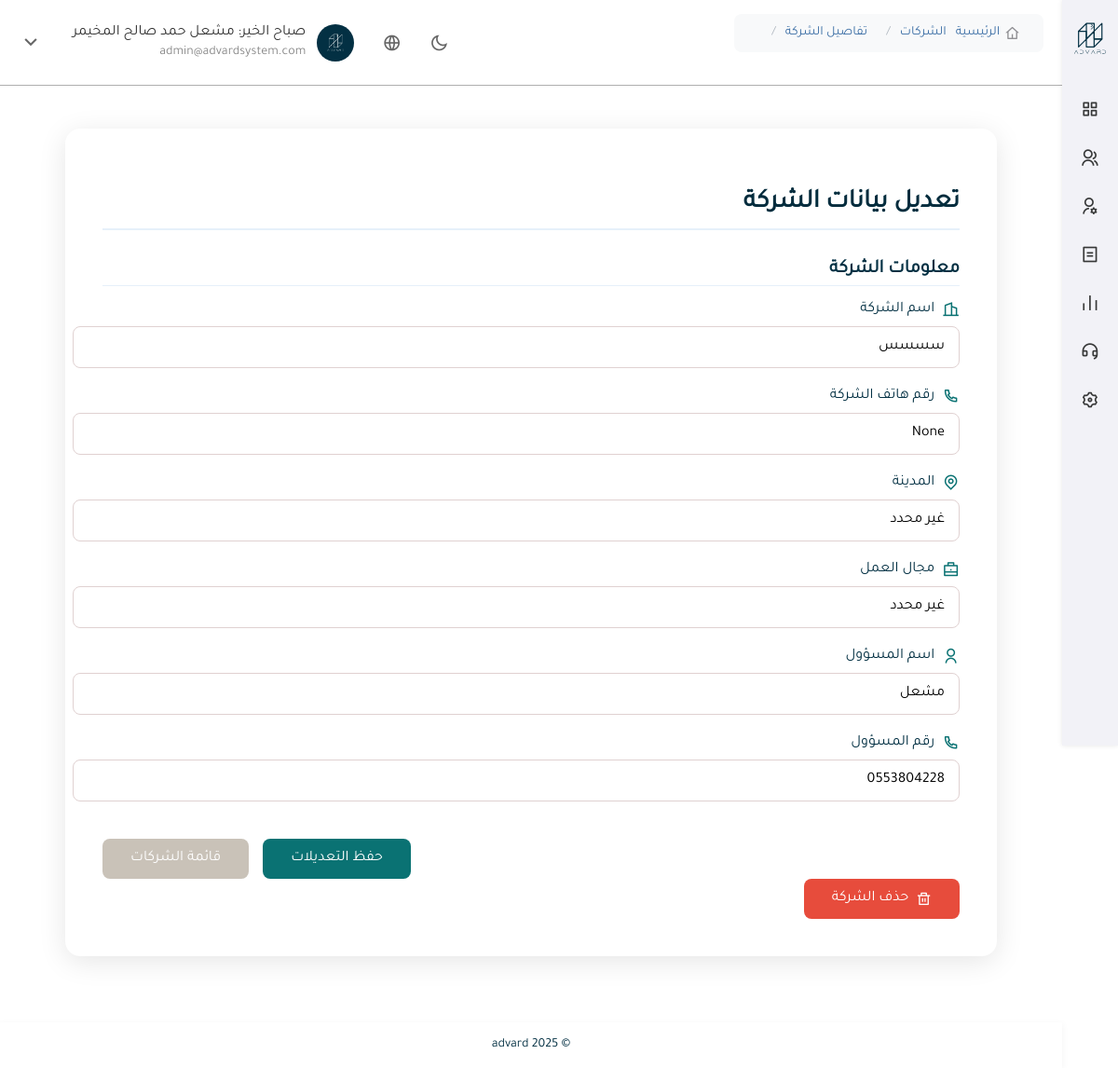
The page /admin-panel/companies/56/ (signed in) on the database its author committed.
### backend/accounts/models.py (models this page shows, shortened)
class CustomUser(AbstractBaseUser, PermissionsMixin):
    USER_TYPES = [
        ('internal_admin', 'مسؤول داخلي'),
        ('internal_employee', 'موظف داخلي'),
        ('client_admin', 'مدير شركة عميلة'),
        ('client_employee', 'موظف شركة عميلة'),
    ]
    email = models.EmailField(unique=True, verbose_name="البريد الإلكتروني")
    full_name = models.CharField(max_length=255, verbose_name="الاسم الكامل")
    phone = models.CharField(max_length=20, verbose_name="رقم الجوال")
    national_id = models.CharField(max_length=20, unique=True, verbose_name="رقم الهوية")
    gender = models.CharField(max_length=10, choices=[('male', 'ذكر'), ('female', 'أنثى')], null=True, blank=True)
    nationality = models.CharField(max_length=50, null=True, blank=True, verbose_name="الجنسية")
    job_title = models.CharField(max_length=100, null=True, blank=True, verbose_name="المسمى الوظيفي")
    department = models.CharField(max_length=100, null=True, blank=True, verbose_name="القسم")
    employee_code = models.CharField(max_length=50, null=True, blank=True, verbose_name="الرقم الوظيفي")
    user_type = models.CharField(max_length=20, choices=USER_TYPES, default='client_employee', verbose_name="نوع المستخدم")
    company = models.ForeignKey(Company, null=True, blank=True, on_delete=models.SET_NULL, verbose_name="الشركة التابع لها")
    image = models.ImageField(upload_to='users/', null=True, blank=True, verbose_name="الصورة الشخصية")
    is_active = models.BooleanField(default=True)
    is_staff = models.BooleanField(default=False)
    date_joined = models.DateTimeField(default=timezone.now)
    objects = CustomUserManager()
    USERNAME_FIELD = 'email'
    REQUIRED_FIELDS = ['full_name', 'national_id']
    class Meta:
        verbose_name = "المستخدم"
        verbose_name_plural = "المستخدمون"

class Company(models.Model):
    name = models.CharField(max_length=255, verbose_name="اسم الشركة")
    company_code = models.CharField(max_length=50, unique=True, verbose_name="المعرف الداخلي")
    contact_name = models.CharField(max_length=100, verbose_name="اسم المسؤول")
    contact_phone = models.CharField(max_length=20, verbose_name="رقم جوال المسؤول")
    phone = models.CharField(max_length=20, null=True, blank=True, verbose_name="هاتف الشركة")
    city = models.CharField(max_length=100, verbose_name="المدينة")
    field = models.CharField(max_length=100, verbose_name="مجال العمل")
    created_at = models.DateTimeField(auto_now_add=True, verbose_name="تاريخ الإنشاء")
    class Meta:
        verbose_name = "شركة"
        verbose_name_plural = "الشركات"

### backend/admin_panel/views.py (the view)
# urls.py: path('companies/<int:company_id>/', views.company_detail_view, name='company_detail'),
@login_required
def company_detail_view(request, company_id):
    company = get_object_or_404(Company, id=company_id)
    return render(request, 'admin_panel/createcompany.html', {'company': company})

### backend/accounts/context_processors.py (called while the page is built)
def user_avatar(request):
    default_avatar = '/static/images/default_avatar.svg'
    if request.user.is_authenticated:
        avatar = getattr(request.user, 'avatar', None)
        if avatar:
            avatar_path = os.path.join(settings.MEDIA_ROOT, avatar.name)
            if os.path.exists(avatar_path):
                return {'user_avatar': avatar.url}
    return {'user_avatar': default_avatar}

### backend/admin_panel/templates/admin_panel/createcompany.html (shortened to what this page needs)
{% extends 'admin_panel/panel_base.html' %}
{% load static %}
{% block content %}
<div class="page-container">
    <h2>تعديل بيانات الشركة</h2>
    <form method="POST" action="{% url 'admin_panel:edit_company' company.id %}">
        <div class="form-section">
            <h3>معلومات الشركة</h3>
            <div class="form-group">
                <label><i class="ri-building-2-line"></i> اسم الشركة</label>
                <input type="text" name="name" value="{{ company.name }}" required>
            </div>
            <div class="form-group">
                <label><i class="ri-phone-line"></i> رقم هاتف الشركة</label>
                <input type="text" name="phone" value="{{ company.phone }}">
            </div>
            <div class="form-group">
                <label><i class="ri-map-pin-line"></i> المدينة</label>
                <input type="text" name="city" value="{{ company.city }}">
            </div>
            <div class="form-group">
                <label><i class="ri-briefcase-line"></i> مجال العمل</label>
                <input type="text" name="field" value="{{ company.field }}">
            </div>
            <div class="form-group">
                <label><i class="ri-user-line"></i> اسم المسؤول</label>
                <input type="text" name="contact_name" value="{{ company.contact_name }}">
            </div>
            <div class="form-group">
                <label><i class="ri-phone-line"></i> رقم المسؤول</label>
                <input type="text" name="contact_phone" value="{{ company.contact_phone }}">
            </div>
        </div>
        <div class="form-actions">
            <button type="submit" class="btn btn-save">حفظ التعديلات</button>
            <a href="{% url 'admin_panel:companies' %}" class="btn btn-cancel">قائمة الشركات</a>
        </div>
    </form>
    <button data-url="{% url 'admin_panel:delete_company' company.id %}"
    onclick="openUniversalDeleteModal(this.getAttribute('data-url'), 'حذف الشركة', '⚠️ هل تريد حذف الشركة نهائيًا؟');"
    class="btn btn-delete">
<i class="ri-delete-bin-line"></i> حذف الشركة
</button>
</div>
{% endblock %}

### backend/admin_panel/templates/admin_panel/panel_base.html (shortened to what this page needs)
{% load static %}
{% load i18n %}
<!DOCTYPE html>
<html lang="{{ LANGUAGE_CODE }}" dir="{% if LANGUAGE_CODE == 'ar' %}rtl{% else %}ltr{% endif %}">
<head>
    <link rel="stylesheet" href="{% static 'fonts/tajawal.css' %}">
    <link href="https://cdn.jsdelivr.net/npm/remixicon/fonts/remixicon.css" rel="stylesheet">
    <link rel="stylesheet" href="{% static 'css/shared.css' %}">
    <link rel="stylesheet" href="{% static 'css/panel_style.css' %}">
    <link rel="stylesheet" href="{% static 'css/dark_mode.css' %}">
</head>
<body class="{% if dark_mode %}dark-mode{% endif %}">
    <div class="panel-wrapper">
        <aside class="sidebar">
            <div class="logo">
                <img src="/static/images/iconlogowi.svg" alt="الشعار" style="max-width: 40px;">
            </div>
            <nav class="sidebar-nav">
                <ul>
                    <li>
                        <button class="sidebar-link" data-target="dashboard-menu">
                            <i class="ri-function-line"></i>
                        </button>
                    </li>
                    <li>
                        <button class="sidebar-link" data-target="clients-menu">
                            <i class="ri-group-line"></i>
                        </button>
                    </li>
                    <li>
                        <button class="sidebar-link" data-target="system-users-menu">
                            <i class="ri-user-settings-line"></i>
                        </button>
                    </li>
                    <li>
                        <button class="sidebar-link" data-target="finance-menu">
                            <i class="ri-bill-line"></i>
                        </button>
                    </li>
                    <li>
                        <button class="sidebar-link" data-target="insights-menu">
                            <i class="ri-bar-chart-line"></i>
                        </button>
                    </li>
                    <li>
                        <button class="sidebar-link" data-target="support-menu">
                            <i class="ri-customer-service-line"></i>
                        </button>
                    </li>
                    <li>
                        <button class="sidebar-link" data-target="settings-menu">
                            <i class="ri-settings-3-line"></i>
                        </button>
                    </li>
                </ul>
            </nav>
        </aside>
        <header class="panel-header">
            <div class="user-menu">
                <i class="ri-moon-line theme-toggle" id="theme-toggle"></i>
                <i class="ri-global-line lang-toggle" id="lang-toggle"></i>
                <div class="user-info">
                    {% if request.user.is_authenticated and request.user.image %}
                    <img src="{{ request.user.image.url }}" class="avatar" alt="الصورة الشخصية">
                {% else %}
                    <img src="{% static 'images/default_avatar.svg' %}" class="avatar" alt="الصورة الافتراضية">
                {% endif %}
                    <div class="user-details">
                        <span class="user-name">
                        </span>
                        <span class="user-email">{{ request.user.email }}</span>
                    </div>
                    <button class="dropdown-toggle">
                        <i class="ri-arrow-down-s-line dropdown-icon"></i>
                    </button>
                </div>
            </div>
                <nav class="breadcrumb-wrapper">
                    <ul class="breadcrumb" id="breadcrumb-list">
                        <li class="breadcrumb-item">
                            <a href="{% url 'admin_panel:dashboard' %}">
                                 {% trans "الرئيسية" %}<i class="ri-home-4-line"></i>
                            </a>
                        </li>
                    </ul>
                </nav>
        </header>
        <div class="main-container">
            <main>
                {% block content %}{% endblock %}
            </main>
            <footer class="panel-footer">
                <p>© 2025 advard</p>
            </footer>
        </div>
    </div>
</body>
</html>

### backend/static/css/shared.css (style rules this page uses)
body { overflow-y: auto; overflow-x: hidden; }
.avatar { width: 40px; height: 40px; border-radius: 50%; object-fit: cover; }
body { font-family: 'Tajawal', sans-serif; }
.panel-wrapper { display: flex; flex-direction: row; width: 100%; }
.page-container { background-color: #fff; padding: 20px; border-radius: 12px; box-shadow: 0 2px 8px rgba(0, 0, 0, 0.05); direction: rtl; width: 100%; margin: 20px 0 40px 0; position: relative; box-sizing: border-box; }
.form-section { margin-bottom: 25px; }
.form-section h3 { font-size: 20px; color: #033043; margin-bottom: 15px; font-weight: 600; border-bottom: 1px solid #e6f0fa; padding-bottom: 5px; }
.form-group { margin-bottom: 20px; }
.form-group label { display: flex; align-items: center; gap: 8px; font-size: 16px; font-weight: 500; color: #033043; margin-bottom: 8px; }
.form-group label i { color: #0A7273; font-size: 18px; }
.form-group input, .form-group select, .form-group textarea { width: 100%; padding: 12px 15px; border: 1px solid #d1d9e0; border-radius: 8px; font-size: 16px; font-family: 'Tajawal', sans-serif; transition: border-color 0.3s ease, box-shadow 0.3s ease; }
.form-actions { margin-top: 40px; display: flex; gap: 15px; justify-content: flex-end; }
.sidebar { width: 60px; background-color: #F2F2F7; color: #373838; padding: 20px 10px; box-shadow: 0 0 5px rgba(0, 0, 0, 0.1); display: flex; flex-direction: column; align-items: center; direction: rtl; height: 100vh; overflow-y: auto; position: fixed; z-index: 999; right: 0; top: 0; box-sizing: border-box; transition: width 0.3s ease; }
.logo { max-height: 40px; width: auto; display: block; margin: 0 auto 20px; }
.sidebar-nav { width: 100%; }
.sidebar-nav ul { list-style: none; padding: 0; width: 100%; }
.sidebar-nav ul li { margin-bottom: 10px; position: relative; }
.sidebar-nav ul li .sidebar-link { background: none; border: none; color: #373838; display: flex; align-items: center; justify-content: center; padding: 10px; border-radius: 3px; width: 100%; cursor: pointer; transition: background-color 0.3s ease; stroke-width: 20px; }
.sidebar-nav ul li .sidebar-link i { font-size: 20px; font-weight: normal; }
.main-container { margin-top: 50px; margin-bottom: 80px; margin-right: 60px; width: calc(100% - 60px); padding: 20px; height: calc(100vh - 120px); box-sizing: border-box; position: relative; z-index: 1; transition: margin-right 0.3s ease, width 0.3s ease; }
.panel-header { background-color: #ffffff; padding: 15px 20px; box-shadow: none; border-bottom: 1px solid rgba(97, 96, 96, 0.5); display: flex; justify-content: flex-start; direction: ltr; align-items: center; position: fixed; top: 0; right: 60px; left: 0; z-index: 998; transition: right 0.3s ease; }
.dropdown-toggle { background: none; border: none; padding: 0; margin-inline-start: 20px; cursor: pointer; display: inline-block; align-items: center; transition: transform 0.3s ease; }
.dropdown-icon { font-size: 25px; color: #666; transition: transform 0.3s ease; }
.user-menu { display: flex; align-items: center; flex-direction: row; margin-right: auto; direction: rtl; }
.user-info { display: flex; align-items: center; gap: 12px; }
.user-name { font-size: 16px; color: #333; }
.user-details { display: flex; flex-direction: column; align-items: flex-start; }
.user-email { font-size: 14px; color: #888; direction: ltr; margin-top: 3px; }
.theme-toggle { font-size: 20px; color: #666; cursor: pointer; margin-left: 30px; }
.lang-toggle { font-size: 20px; color: #666; cursor: pointer; margin-left: 30px; }
main { padding: 20px; flex: 1; padding-bottom: 80px; }
.panel-footer { background-color: #ffffff; color: #033043; box-shadow: 0 2px 8px rgba(0, 0, 0, 0.05); text-align: center; padding: 2px 0; font-size: 14px; position: fixed; bottom: 0; right: 60px; left: 0; z-index: 998; transition: right 0.3s ease; }
.breadcrumb { display: flex; list-style: none; padding: 0; margin: 0; margin-right: 25px; }
.breadcrumb-item { margin-left: 10px; }
.breadcrumb-item a { text-decoration: none; color: #007AFF; transition: color 0.3s ease; }
.breadcrumb-item i { margin-right: 5px; font-size: 16px; color: #8E8E92; }
.btn-delete { background-color: #e74c3c; color: white; padding: 10px 30px; border-radius: 5px; font-weight: normal; display: inline-flex; align-items: center; gap: 8px; font-family: 'Tajawal', sans-serif; border: none; font-size: 16px; cursor: pointer; text-decoration: none; }

### rows shown on the page
CustomUser: user.image (picture), user.email "admin@advardsystem.com"
Company: name "سسسس", phone "None", city "غير محدد", field "غير محدد", contact_name "مشعل", contact_phone "0553804228"
